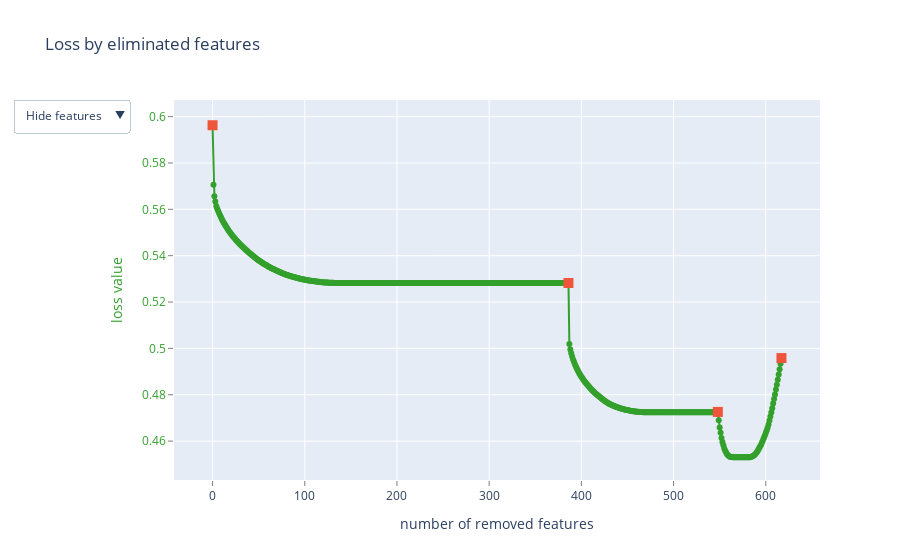

Notebook source saved alongside this figure:
### Code cell
from catboost import CatBoostRegressor, Pool, EShapCalcType, EFeaturesSelectionAlgorithm

from catboost import CatBoostClassifier
from sklearn.model_selection import train_test_split
from sklearn.metrics import accuracy_score
from sklearn.metrics import roc_auc_score
from sklearn.preprocessing import StandardScaler

import random
scaler = StandardScaler()

catboost_model = CatBoostClassifier(eval_metric='AUC', verbose=False)

grand_X = list()
grand_y = list()
for df in dfs:
    X, y = (df.drop(['is_good', 'stru_label'], axis=1), df['is_good'])
    X_scaled = scaler.fit_transform(X)
    grand_X.append(X.to_numpy())
    y = y.astype(int)
    grand_y.append(y)
    
roc_auc = []

X_tr = list()
y_tr = list()
X_te = list()
y_te = list()
for X_scaled, y in zip(grand_X, grand_y):
    X_train, X_test, y_train, y_test = train_test_split(X_scaled, y, test_size=0.4, random_state=42)
    X_tr.extend(X_train)
    X_te.extend(X_test)
    y_tr.extend(y_train)
    y_te.extend(y_test)
print(len(X_tr), len(X_te))

feature_names = ['F{}'.format(i) for i in range(np.array(X_tr).shape[1])]
train_pool = Pool(np.array(X_tr), y_tr, feature_names=feature_names)
test_pool = Pool(np.array(X_te), y_te, feature_names=feature_names)

model = CatBoostClassifier(eval_metric='AUC', verbose=False)
summary = model.select_features(
    X = X_tr,
    y=y_tr,
    eval_set=test_pool,
    features_for_select='0-666',
    num_features_to_select=50,
    steps=3,
    algorithm=EFeaturesSelectionAlgorithm.RecursiveByShapValues,
    shap_calc_type=EShapCalcType.Regular,
    train_final_model=True,
    logging_level='Silent',
    plot=True
)

### Figure 1 — Plotly figure (JSON) as saved in the notebook; plotly's stock layout.template omitted (floating-point values rounded to 4 significant figures; data arrays with more than 128 entries replaced by an {"elided": "..."} marker saying what was removed)
{"data": [{"line": {"color": "rgb(51,160,44)"}, "mode": "lines+markers", "name": "", "text": {"elided": "618 str values"}, "type": "scatter", "x": {"elided": "618 int values"}, "y": {"elided": "618 float values"}}, {"marker": {"size": 10, "symbol": "square"}, "mode": "markers", "name": "", "text": ["", "616", "310", "132"], "type": "scatter", "x": [0, 386, 548, 617], "y": [0.5963, 0.5282, 0.4726, 0.4958]}, {"mode": "text", "name": "", "text": {"elided": "618 str values"}, "textfont": {"color": "rgb(51,160,44)", "family": "sans serif", "size": 18}, "textposition": "bottom center", "type": "scatter", "visible": false, "x": {"elided": "618 int values"}, "y": {"elided": "618 float values"}}], "layout": {"showlegend": false, "title": {"text": "Loss by eliminated features"}, "updatemenus": [{"active": 0, "buttons": [{"args": [{"visible": [true, true, false]}], "label": "Hide features", "method": "update"}, {"args": [{"visible": [true, true, true]}], "label": "Show indices", "method": "update"}], "pad": {"r": 10, "t": 10}, "showactive": true, "x": -0.25, "xanchor": "left", "y": 1.03, "yanchor": "top"}], "xaxis": {"gridcolor": "rgb(255,255,255)", "showgrid": true, "showline": false, "showticklabels": true, "tickcolor": "rgb(127,127,127)", "ticks": "outside", "title": {"text": "number of removed features"}, "zeroline": false}, "yaxis": {"gridcolor": "rgb(255,255,255)", "showgrid": true, "showline": false, "showticklabels": true, "tickcolor": "rgb(127,127,127)", "tickfont": {"color": "rgb(51,160,44)"}, "ticks": "outside", "title": {"font": {"color": "rgb(51,160,44)"}, "text": "loss value"}, "zeroline": false}}}
